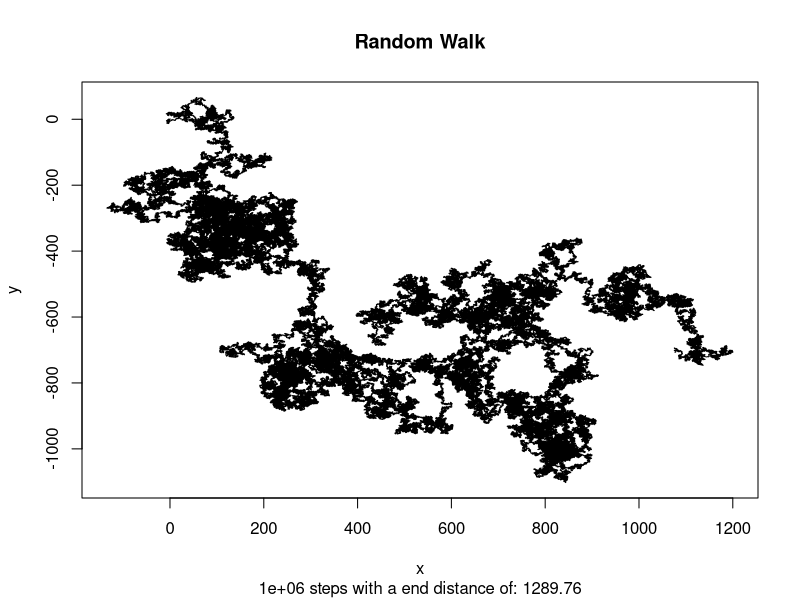

Generate this figure with R:
maxSteps <- 10^6
# start the clock!
ptm <- proc.time()

randomStep <- function(step_cord){
  # expects a data frame with three columns "x_step, y_step, random_angle"
  angle <- step_cord[,3]*2*pi
  deltax <- cos(angle)
  deltay <- sin(angle)
  step_cord[,1] <- step_cord[,1] + deltax
  step_cord[,2] <- step_cord[,2] + deltay
  step_cord
}

distance <- function(a,b){
  sqrt(((b[,1] - a[,1])^2 + (b[,2] - a[,2])^2))
}

step_cords <-as.data.frame(matrix(rep(0,maxSteps*2),ncol=2))
colnames(step_cords) <- c("x_step","y_step")
#generate our random numbers (can't do this inside the step function)
step_cords$random <- as.data.frame(runif(nrow(step_cords),0,1))
# build each step
step_cords <- randomStep(step_cords)
step_cords$x_actual <- cumsum(step_cords$x_step)
step_cords$y_actual <- cumsum(step_cords$y_step)

distanceTraveled <- distance(
  cbind(step_cords$x_actual[1],step_cords$y_actual[1]),
  cbind(
    step_cords$x_actual[nrow(step_cords)],
    step_cords$y_actual[nrow(step_cords)]
  )
)

proc.time() - ptm

plot(
  x=step_cords$x_actual,
  y=step_cords$y_actual,
  xlab= "x",ylab="y",
  main="Random Walk",
  sub=paste0(maxSteps," steps with a end distance of: ",round(distanceTraveled,2)), 
  type = 'l'
)
proc.time() - ptm
